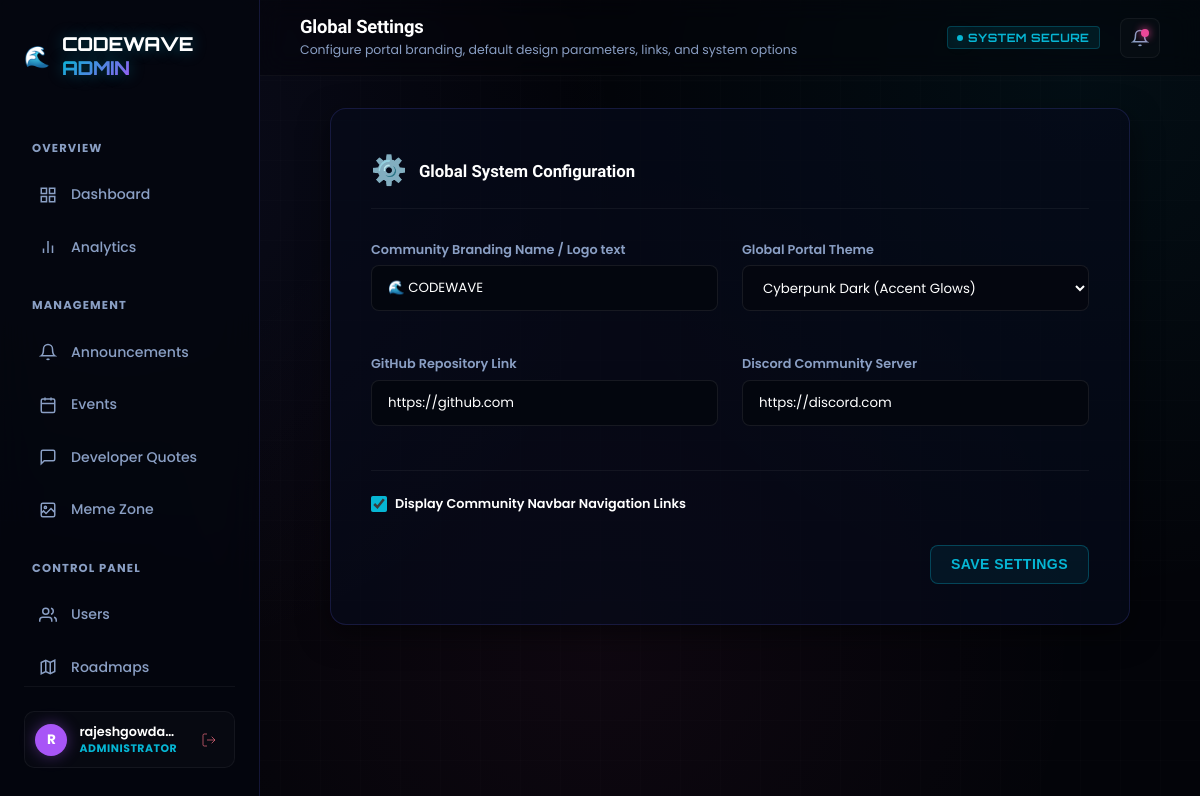
Page /codewave-admin/settings/ (signed in) on the committed database.
### codewave_admin/models.py (models this page shows, shortened)
class SystemSetting(models.Model):
    key = models.CharField(max_length=100, unique=True)
    value = models.TextField()
    description = models.TextField(blank=True, null=True)

### codewave_admin/views.py (the view, shortened to what this page needs)
# urls.py: path('settings/', views.settings_view, name='settings_view'),
@admin_only
def settings_view(request):
    logo, _ = SystemSetting.objects.get_or_create(
        key='site_logo',
        defaults={'value': '🌊 CODEWAVE', 'description': 'Logo string or path'}
    )
    theme, _ = SystemSetting.objects.get_or_create(
        key='site_theme',
        defaults={'value': 'cyberpunk-dark', 'description': 'UI Theme configuration'}
    )
    social_github, _ = SystemSetting.objects.get_or_create(
        key='social_github',
        defaults={'value': 'https://github.com', 'description': 'GitHub link'}
    )
    social_discord, _ = SystemSetting.objects.get_or_create(
        key='social_discord',
        defaults={'value': 'https://discord.com', 'description': 'Discord channel link'}
    )
    navbar_visible, _ = SystemSetting.objects.get_or_create(
        key='navbar_visible',
        defaults={'value': 'true', 'description': 'Show community navbar links'}
    )
    context = {
        'site_logo': logo.value,
        'site_theme': theme.value,
        'social_github': social_github.value,
        'social_discord': social_discord.value,
        'navbar_visible': navbar_visible.value == 'true',
        'active_tab': 'settings'
    }
    return render(request, 'codewave_admin/settings.html', context)

### codewave_admin/views.py (called while the page is built)
def admin_only(view_func):
    actual_decorator = user_passes_test(
        lambda u: u.is_active and u.is_staff,
        login_url='codewave_admin:admin_login'
    )
    return actual_decorator(view_func)

### template/codewave_admin/settings.html (shortened to what this page needs)
{% extends 'codewave_admin/base_admin.html' %}
{% block page_title %}Global Settings{% endblock %}
{% block page_subtitle %}Configure portal branding, default design parameters, links, and system options{% endblock %}
{% block content %}
<div class="glass-card" style="padding: 2.5rem; max-width: 800px; margin: 0 auto;">
  <div style="display: flex; align-items: center; gap: 0.75rem; border-bottom: 1px solid rgba(255,255,255,0.05); padding-bottom: 1rem; margin-bottom: 2rem;">
    <span style="font-size: 1.8rem;">⚙️</span>
    <h3 style="font-family: var(--font-heading); font-size: 1.05rem; color: white;">Global System Configuration</h3>
  </div>
  <form method="POST">
    <div style="display: grid; grid-template-columns: 1fr 1fr; gap: 1.5rem;">
      <div class="form-group">
        <label for="site_logo">Community Branding Name / Logo text</label>
        <input type="text" id="site_logo" name="site_logo" class="input-neon" value="{{ site_logo }}" required>
      </div>
      <div class="form-group">
        <label for="site_theme">Global Portal Theme</label>
        <select id="site_theme" name="site_theme" class="input-neon" style="background:#04060f; color:white;">
          <option value="cyberpunk-dark" {% if site_theme == 'cyberpunk-dark' %}selected{% endif %}>Cyberpunk Dark (Accent Glows)</option>
        </select>
      </div>
    </div>
    <div style="display: grid; grid-template-columns: 1fr 1fr; gap: 1.5rem; margin-top: 1.5rem;">
      <div class="form-group">
        <label for="social_github">GitHub Repository Link</label>
        <input type="url" id="social_github" name="social_github" class="input-neon" value="{{ social_github }}" required>
      </div>
      <div class="form-group">
        <label for="social_discord">Discord Community Server</label>
        <input type="url" id="social_discord" name="social_discord" class="input-neon" value="{{ social_discord }}" required>
      </div>
    </div>
    <div class="form-group" style="flex-direction: row; align-items: center; gap: 0.5rem; margin-top: 1.5rem; border-top: 1px solid rgba(255,255,255,0.05); padding-top: 1.5rem;">
      <input type="checkbox" id="navbar_visible" name="navbar_visible" {% if navbar_visible %}checked{% endif %} style="accent-color:var(--neon-cyan); width:16px; height:16px;">
      <label for="navbar_visible" style="margin: 0; cursor: pointer; color: white;">Display Community Navbar Navigation Links</label>
    </div>
    <div style="display: flex; justify-content: flex-end; gap: 0.75rem; margin-top: 2rem;">
      <button type="submit" class="btn-neon">Save Settings</button>
    </div>
  </form>
</div>
{% endblock %}

### template/codewave_admin/base_admin.html (shortened to what this page needs)
{% load static %}
<!DOCTYPE html>
<html lang="en">
<head>
</head>
<body>
  <aside class="sidebar">
    <a href="{% url 'codewave_admin:admin_dashboard' %}" class="brand-area">
      <span class="brand-logo-wave">🌊</span>
      <span class="brand-logo">CODEWAVE <span>ADMIN</span></span>
    </a>
    <ul class="sidebar-menu">
      <li class="menu-header">Overview</li>
      <li class="menu-item {% if active_tab == 'dashboard' %}active{% endif %}">
        <a href="{% url 'codewave_admin:admin_dashboard' %}">
          <svg viewBox="0 0 24 24"><rect x="3" y="3" width="7" height="7"/><rect x="14" y="3" width="7" height="7"/><rect x="14" y="14" width="7" height="7"/><rect x="3" y="14" width="7" height="7"/></svg>
          Dashboard
        </a>
      </li>
      <li class="menu-item {% if active_tab == 'analytics' %}active{% endif %}">
        <a href="{% url 'codewave_admin:analytics_view' %}">
          <svg viewBox="0 0 24 24"><line x1="18" y1="20" x2="18" y2="10"/><line x1="12" y1="20" x2="12" y2="4"/><line x1="6" y1="20" x2="6" y2="14"/></svg>
          Analytics
        </a>
      </li>
      <li class="menu-header">Management</li>
      <li class="menu-item {% if active_tab == 'announcements' %}active{% endif %}">
        <a href="{% url 'codewave_admin:announcements_view' %}">
          <svg viewBox="0 0 24 24"><path d="M18 8A6 6 0 0 0 6 8c0 7-3 9-3 9h18s-3-2-3-9"/><path d="M13.73 21a2 2 0 0 1-3.46 0"/></svg>
          Announcements
        </a>
      </li>
      <li class="menu-item {% if active_tab == 'events' %}active{% endif %}">
        <a href="{% url 'codewave_admin:events_view' %}">
          <svg viewBox="0 0 24 24"><rect x="3" y="4" width="18" height="18" rx="2" ry="2"/><line x1="16" y1="2" x2="16" y2="6"/><line x1="8" y1="2" x2="8" y2="6"/><line x1="3" y1="10" x2="21" y2="10"/></svg>
          Events
        </a>
      </li>
      <li class="menu-item {% if active_tab == 'quotes' %}active{% endif %}">
        <a href="{% url 'codewave_admin:quotes_view' %}">
          <svg viewBox="0 0 24 24"><path d="M21 15a2 2 0 0 1-2 2H7l-4 4V5a2 2 0 0 1 2-2h14a2 2 0 0 1 2 2z"/></svg>
          Developer Quotes
        </a>
      </li>
      <li class="menu-item {% if active_tab == 'memes' %}active{% endif %}">
        <a href="{% url 'codewave_admin:memes_view' %}">
          <svg viewBox="0 0 24 24"><rect x="3" y="3" width="18" height="18" rx="2"/><circle cx="8.5" cy="8.5" r="1.5"/><path d="M20.4 14.5L16 10 9.4 16.6 6 13.2 3.6 15.6"/></svg>
          Meme Zone
        </a>
      </li>
      <li class="menu-header">Control Panel</li>
      <li class="menu-item {% if active_tab == 'users' %}active{% endif %}">
        <a href="{% url 'codewave_admin:users_view' %}">
          <svg viewBox="0 0 24 24"><path d="M17 21v-2a4 4 0 0 0-4-4H5a4 4 0 0 0-4 4v2"/><circle cx="9" cy="7" r="4"/><path d="M23 21v-2a4 4 0 0 0-3-3.87"/><path d="M16 3.13a4 4 0 0 1 0 7.75"/></svg>
          Users
        </a>
      </li>
      <li class="menu-item {% if active_tab == 'roadmaps' %}active{% endif %}">
        <a href="{% url 'codewave_admin:roadmaps_view' %}">
          <svg viewBox="0 0 24 24"><polygon points="3 6 9 3 15 6 21 3 21 18 15 21 9 18 3 21"/><line x1="9" y1="3" x2="9" y2="18"/><line x1="15" y1="6" x2="15" y2="21"/></svg>
          Roadmaps
        </a>
      </li>
    </ul>
    <div class="sidebar-footer">
      <div class="admin-profile-pill">
        <div class="admin-avatar">
          {{ request.user.username|make_list|first|upper }}
        </div>
        <div class="admin-info">
          <div class="admin-name">{{ request.user.username }}</div>
          <div class="admin-role">ADMINISTRATOR</div>
        </div>
        <a href="{% url 'codewave_admin:admin_logout' %}" class="btn-logout" title="Logout">
          <svg style="width:16px; height:16px; stroke:#fb7185; fill:none;" viewBox="0 0 24 24"><path d="M9 21H5a2 2 0 0 1-2-2V5a2 2 0 0 1 2-2h4"/><polyline points="16 17 21 12 16 7"/><line x1="21" y1="12" x2="9" y2="12"/></svg>
        </a>
      </div>
    </div>
  </aside>
  <main class="app-main">
    <header class="topbar">
      <div class="page-title-area">
        <h2 class="page-title">
          {% block page_title %}Dashboard{% endblock %}
        </h2>
        <p class="page-subtitle">
          {% block page_subtitle %}Overview metrics & logs{% endblock %}
        </p>
      </div>
      <div class="topbar-actions">
        <span class="badge badge-cyan" style="gap: 5px; font-family: var(--font-display);">
          <span style="display:inline-block; width:6px; height:6px; background:var(--neon-cyan); border-radius:50%; box-shadow:var(--neon-cyan-glow)"></span>
          SYSTEM SECURE
        </span>
        <div class="notification-bell">
          <svg style="width:18px; height:18px; fill:none; stroke:currentColor; stroke-width:2" viewBox="0 0 24 24"><path d="M18 8A6 6 0 0 0 6 8c0 7-3 9-3 9h18s-3-2-3-9"/><path d="M13.73 21a2 2 0 0 1-3.46 0"/></svg>
          <span class="bell-dot"></span>
        </div>
      </div>
    </header>
    <div class="content-body">
      {% block content %}
      {% endblock %}
    </div>
  </main>
</body>
</html>

### rows in the picture
SystemSetting: site_logo "🌊 CODEWAVE"
SystemSetting: site_theme "Cyberpunk Dark (Accent Glows)"
SystemSetting: social_github "https://github.com"
SystemSetting: social_discord "https://discord.com"

### other values in the picture
{{ request.user.username|make_list|first|upper }} "R"
{{ request.user.username }} "rajeshgowda…"
